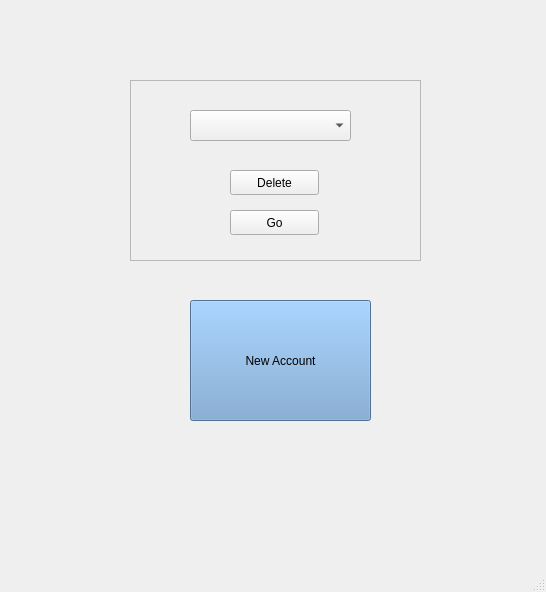
<?xml version="1.0" encoding="UTF-8"?>
<ui version="4.0">
 <class>MainWindow</class>
 <widget class="QMainWindow" name="MainWindow">
  <property name="geometry">
   <rect>
    <x>0</x>
    <y>0</y>
    <width>546</width>
    <height>592</height>
   </rect>
  </property>
  <property name="windowTitle">
   <string>MainWindow</string>
  </property>
  <widget class="QWidget" name="centralwidget">
   <widget class="QPushButton" name="pushButton">
    <property name="geometry">
     <rect>
      <x>190</x>
      <y>300</y>
      <width>181</width>
      <height>121</height>
     </rect>
    </property>
    <property name="styleSheet">
     <string notr="true">background-color: rgb(114, 159, 207);</string>
    </property>
    <property name="text">
     <string>New Account</string>
    </property>
   </widget>
   <widget class="QFrame" name="WhatAccount">
    <property name="geometry">
     <rect>
      <x>130</x>
      <y>80</y>
      <width>291</width>
      <height>181</height>
     </rect>
    </property>
    <property name="frameShape">
     <enum>QFrame::StyledPanel</enum>
    </property>
    <property name="frameShadow">
     <enum>QFrame::Raised</enum>
    </property>
    <widget class="QPushButton" name="GoButton">
     <property name="geometry">
      <rect>
       <x>100</x>
       <y>130</y>
       <width>89</width>
       <height>25</height>
      </rect>
     </property>
     <property name="text">
      <string>Go</string>
     </property>
    </widget>
    <widget class="QComboBox" name="comboBox">
     <property name="geometry">
      <rect>
       <x>60</x>
       <y>30</y>
       <width>161</width>
       <height>31</height>
      </rect>
     </property>
     <property name="editable">
      <bool>false</bool>
     </property>
     <property name="currentText">
      <string/>
     </property>
     <property name="maxVisibleItems">
      <number>5</number>
     </property>
    </widget>
    <widget class="QPushButton" name="pushButton_2">
     <property name="geometry">
      <rect>
       <x>100</x>
       <y>90</y>
       <width>89</width>
       <height>25</height>
      </rect>
     </property>
     <property name="text">
      <string>Delete</string>
     </property>
    </widget>
   </widget>
  </widget>
  <widget class="QMenuBar" name="menubar">
   <property name="geometry">
    <rect>
     <x>0</x>
     <y>0</y>
     <width>546</width>
     <height>22</height>
    </rect>
   </property>
  </widget>
  <widget class="QStatusBar" name="statusbar"/>
 </widget>
 <tabstops>
  <tabstop>GoButton</tabstop>
  <tabstop>pushButton</tabstop>
 </tabstops>
 <resources/>
 <connections/>
</ui>
